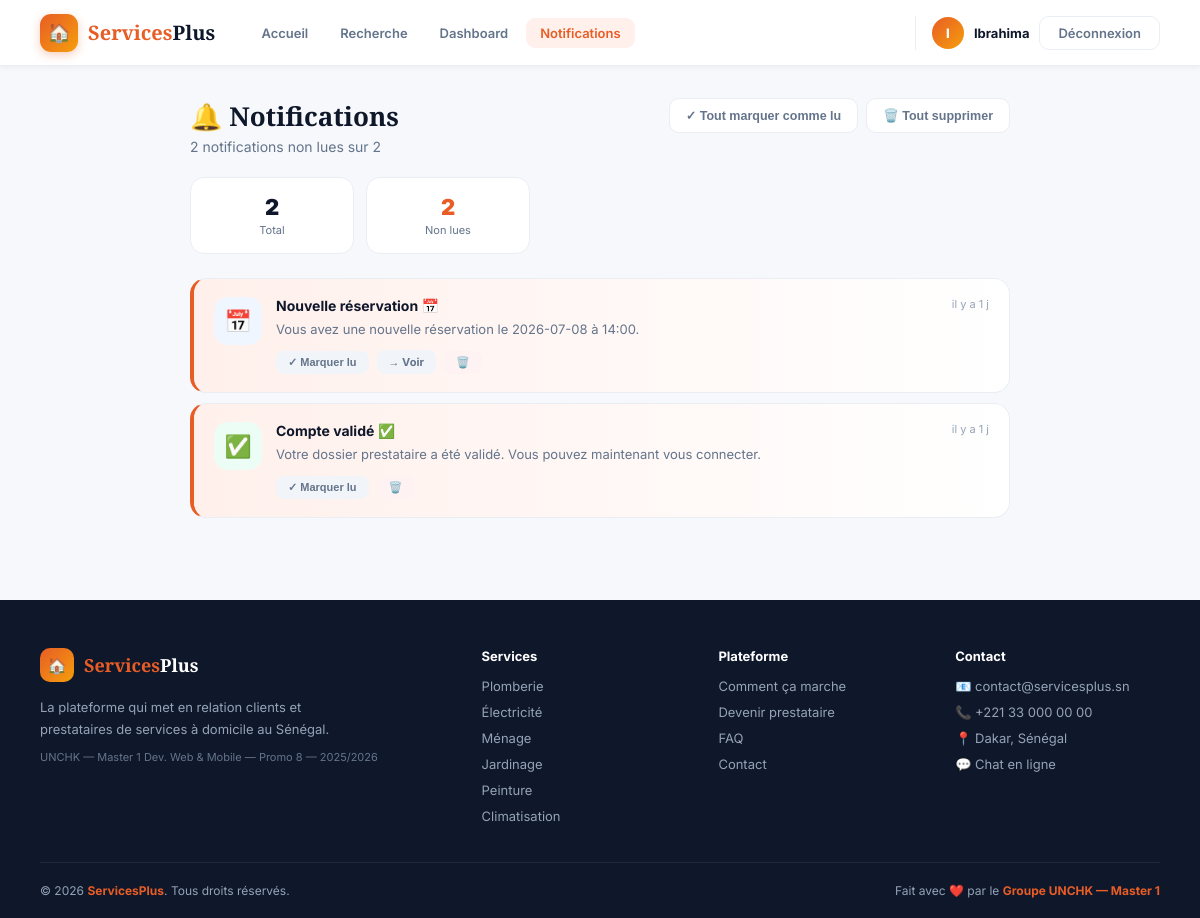
/espace_client/notifications.php (signed in), run on the app's committed database.
### tables this page shows
CREATE TABLE IF NOT EXISTS `notifications` (
  `id` int NOT NULL AUTO_INCREMENT,
  `user_id` int NOT NULL,
  `titre` varchar(150) NOT NULL,
  `message` varchar(255) NOT NULL,
  `type` varchar(40) NOT NULL DEFAULT 'info',
  `lien` varchar(255) DEFAULT NULL,
  `lu` tinyint(1) NOT NULL DEFAULT '0',
  `date_creation` datetime NOT NULL DEFAULT CURRENT_TIMESTAMP,
  PRIMARY KEY (`id`),
  KEY `user_id` (`user_id`)
);

### includes/fonctions.php (called while the page is built, shortened)
<?php
function e(?string $texte): string
{
    return htmlspecialchars($texte ?? '', ENT_QUOTES, 'UTF-8');
}
function ilYA(string $dateSql): string
{
    $diff = time() - strtotime($dateSql);
    return 'il y a ' . floor($diff / 86400) . ' j';
}

### espace_client/notifications.php (the view, shortened to what this page needs)
<?php
require '../config/connexion.php';
require '../includes/fonctions.php';
$prestaId = $_SESSION['user_id'];
$typeIcones = ['reservation'=>['📅','#EFF6FF'],'annonce'=>['📢','#F5F3FF'],'annulation'=>['❌','#FEF2F2'],'avis'=>['⭐','#FFFBEB'],'valide'=>['✅','#ECFDF5'],'refuse'=>['❌','#FEF2F2'],'info'=>['🔔','#F1F5F9']];
$stmt = $pdo->prepare('SELECT COUNT(*) FROM notifications WHERE user_id=?'); $stmt->execute([$prestaId]); $total=(int)$stmt->fetchColumn();
$stmt = $pdo->prepare('SELECT COUNT(*) FROM notifications WHERE user_id=? AND lu=0'); $stmt->execute([$prestaId]); $nonLues=(int)$stmt->fetchColumn();
$stmt = $pdo->prepare('SELECT * FROM notifications WHERE user_id=? ORDER BY date_creation DESC');
$stmt->execute([$prestaId]);
$notifs = $stmt->fetchAll();
require '../includes/header.php';
?>
<div class="container">
  <div class="page-header">
    <div><h1 class="page-title">🔔 Notifications</h1><p class="page-sub"><?= $nonLues ?> notification<?= $nonLues>1?'s':'' ?> non lue<?= $nonLues>1?'s':'' ?> sur <?= $total ?></p></div>
    <div class="header-actions">
      <form method="post"><button type="submit" name="lire_tout" value="1" class="btn-o">✓ Tout marquer comme lu</button></form>
      <form method="post" onsubmit="return confirm('Supprimer toutes les notifications ?')"><button type="submit" name="supprimer_tout" value="1" class="btn-o">🗑️ Tout supprimer</button></form>
    </div>
  </div>
  <div class="summary-bar">
    <div class="sum-card"><div class="sum-val"><?= $total ?></div><div class="sum-lbl">Total</div></div>
    <div class="sum-card"><div class="sum-val" style="color:var(--primary);"><?= $nonLues ?></div><div class="sum-lbl">Non lues</div></div>
  </div>
  <?php if (empty($notifs)): ?>
    <div class="empty-state"><div class="empty-icon">🔔</div><div class="empty-title">Aucune notification</div><div class="empty-sub">Vous serez notifié ici pour les nouvelles demandes, réservations et avis.</div></div>
  <?php else: foreach ($notifs as $n): [$icone,$bg] = $typeIcones[$n['type']] ?? $typeIcones['info']; ?>
    <div class="notif-card <?= !$n['lu']?'unread':'' ?>">
      <div class="notif-inner">
        <div class="notif-icon-wrap" style="background:<?= $bg ?>;"><?= $icone ?></div>
        <div class="notif-content">
          <div class="notif-top"><span class="notif-title"><?= e($n['titre']) ?></span><span class="notif-time"><?= ilYA($n['date_creation']) ?></span></div>
          <div class="notif-msg"><?= e($n['message']) ?></div>
          <div class="notif-actions">
            <?php if (!$n['lu']): ?><form method="post"><input type="hidden" name="lire" value="<?= $n['id'] ?>"><button type="submit" class="btn-s gray">✓ Marquer lu</button></form><?php endif; ?>
            <?php if ($n['lien']): ?><a href="<?= e($n['lien']) ?>" class="btn-s gray" style="text-decoration:none;">→ Voir</a><?php endif; ?>
            <form method="post"><input type="hidden" name="supprimer" value="<?= $n['id'] ?>"><button type="submit" class="btn-s red">🗑️</button></form>
          </div>
        </div>
      </div>
    </div>
  <?php endforeach; endif; ?>
</div>
<?php require '../includes/footer.php'; ?>

### data on the page
notifications: icone "📅", titre "Nouvelle réservation 📅", date_creation "il y a 1 j", message "Vous avez une nouvelle réservation le 2026-07-08 à 14:00."
notifications: icone "✅", titre "Compte validé ✅", date_creation "il y a 1 j", message "Votre dossier prestataire a été validé. Vous pouvez maintenant vous connecter."

### other printed values
substr($utilisateur['prenom'],0,1) "I"
$utilisateur['prenom'] "Ibrahima"
$nonLues "2"
$total "2"
